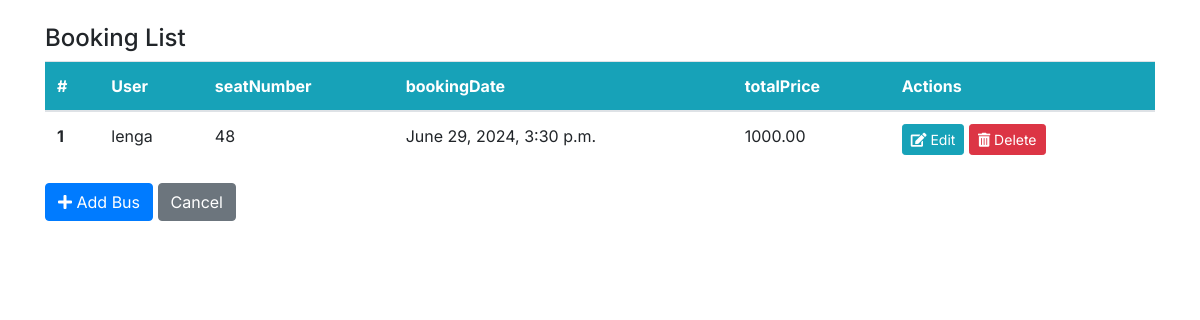
The app's page /booking_form/ (signed in) with its own data.
### main/models.py (models this page shows, shortened)
class Booking(models.Model):
    bookingID = models.AutoField(primary_key=True)
    user = models.ForeignKey(Profile, on_delete=models.CASCADE)
    scheduleID = models.ForeignKey(Schedule, on_delete=models.CASCADE)
    seatNumber = models.CharField(max_length=255)
    bookingDate = models.DateTimeField(auto_now_add=True)
    totalPrice = models.DecimalField(max_digits=10, decimal_places=2)

class Profile(models.Model):
    user = models.OneToOneField(User, on_delete=models.CASCADE)
    phone_number = models.IntegerField(blank=True)
    profile_img = models.ImageField(upload_to = 'profile_images/', default='blank-profile-picture.png')
    address = models.CharField(max_length=255, blank=True)
    bio = models.TextField(blank=True)
    primary_email = models.EmailField(max_length=255, blank=True)
    secondary_email = models.EmailField(max_length=255, blank=True)
    PAYMENT_METHOD_CHOICES = (
        ('mpesa', 'Mpesa'),
        ('paypal', 'PayPal'),
    )
    payment_method = models.CharField(max_length=10, choices=PAYMENT_METHOD_CHOICES, blank=True)
    GENDER_CHOICES = (
        ('male', 'Male'),
        ('female', 'Female'),
        ('other', 'Other'),
    )
    gender = models.CharField(max_length=10, choices=GENDER_CHOICES, blank=True)
    def __str__(self):
        return self.user.username

### main/views.py (the view)
# urls.py: path('booking_form/', views.booking_form, name='booking_form'),
@login_required(login_url="/login")
def booking_form(request):
    bookings = Booking.objects.all()
    context = {
        'bookings': bookings,
    }
    return render(request, 'booking_form.html', context)

### templates/booking_form.html (shortened to what this page needs)
{% load static %}
<!DOCTYPE html>
<html lang="en">
<head>
    <link rel="stylesheet" href="https://cdn.jsdelivr.net/npm/bootstrap@4.6.0/dist/css/bootstrap.min.css"
>
    <link rel="stylesheet" href="https://use.fontawesome.com/releases/v5.15.2/css/all.css"
>
    <link rel="stylesheet" href="{% static 'css/style.css' %}">
</head>
<body>
    <div class="container my-4">
        <h4>Booking List</h4>
        <table class="table bg-white">
            <thead class="bg-info">
                <tr class="text-white">
                    <th scope="col">#</th>
                    <th scope="col">User</th>
                    <th scope="col">seatNumber</th>
                    <th scope="col">bookingDate </th>
                    <th scope="col">totalPrice</th>
                    <th scope="col">Actions</th>
                </tr>
            </thead>
            <tbody>
                {% for booking in bookings %}
                <tr>
                    <th scope="row">{{ forloop.counter }}</th>
                    <td>{{ booking.user }}</td>
                    <td>{{ booking.seatNumber }}</td>
                    <td>{{ booking.bookingDate }}</td>
                    <td>{{ booking.totalPrice }}</td>
                    <td>
                        <a class="btn btn-info btn-sm" href="">
                            <i class="fas fa-edit"></i> Edit
                        </a>
                        <a class="btn btn-danger btn-sm" href="">
                            <i class="fas fa-trash-alt"></i> Delete
                        </a>
                    </td>
                </tr>
                {% empty %}
                <tr>
                    <td colspan="5" class="text-center">No buses found.</td>
                </tr>
                {% endfor %}
            </tbody>
        </table>
        <a class="btn btn-primary" href="{% url 'add_booking' %}">
            <i class="fas fa-plus"></i> Add Bus
        </a>
        <a href="{% url 'admin_template' %}" class="btn btn-secondary">Cancel</a>
    </div>
</body>
</html>

### static/css/style.css (style rules this page uses)
body, button { font-family: "Inter", sans-serif; }
:root { --offcanvas-width: 270px; --topNavbarHeight: 56px; }
@media (min-width: 992px) { body { overflow: auto !important; } }

### records on screen
Booking: user "lenga", seatNumber "48", bookingDate "June 29, 2024, 3:30 p.m.", totalPrice "1000.00"
